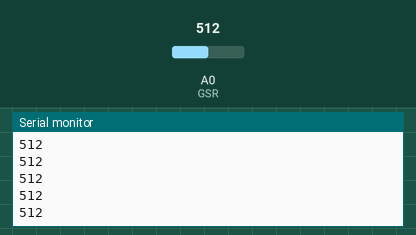
This sketch was run on a simulated Arduino Uno, built with avr-gcc and run on an emulated ATmega328P. On the bench: the last lines printed to the serial monitor. The inputs (shaded band) are chosen by the test bench; at power-on: A0 (GSR) = 512.

Above: at 1.2 s.
1.3 s: A0 (GSR) set to 716
At 2.3 s:
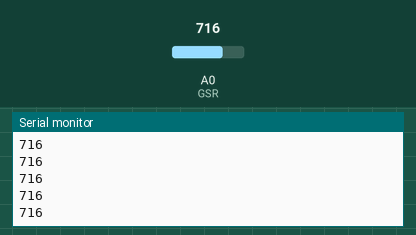
2.8 s: A0 (GSR) set to 900
At 3.7 s:
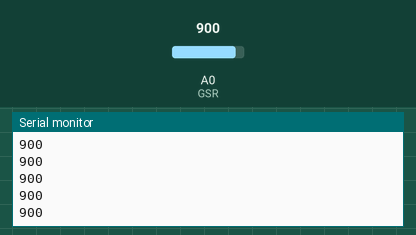
Timing chart, 0 to 5.8 s (numbered marks = the images above; inputs shaded):
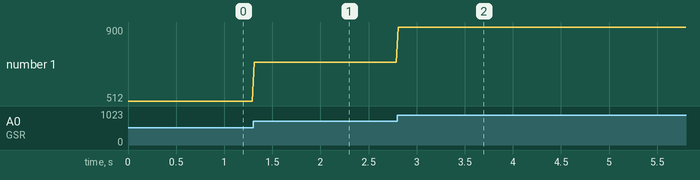

Measured:
- after the input at 1.3 s, the serial monitor: prints a new line at once (image 1)
- after the input at 2.8 s, the serial monitor: prints a new line at once (image 2)
- plotted number 1: 512 → 716 after the input at 1.3 s, 716 → 900 after the input at 2.8 s

The sketch:

GSR.ino
```cpp
#include<SoftwareSerial.h>
// Watch video here: https://www.youtube.com/watch?v=O5Ye5xJF44c

/*
GSR connection pins to Arduino microcontroller

Arduino           GSR

GND               GND
5V                VCC
A2                SIG

D13             RED LED

*/

/*
 GSR, standing for galvanic skin response, is a method of
 measuring the electrical conductance of the skin. Strong
 emotion can cause stimulus to your sympathetic nervous
 system, resulting more sweat being secreted by the sweat
 glands. Grove – GSR allows you to spot such strong emotions
 by simple attaching two electrodes to two fingers on one hand,
 an interesting gear to create emotion related projects, like
 sleep quality monitor. http://www.seeedstudio.com/wiki/Grove_-_GSR_Sensor
 */

const int GSR=A0;
int sensorValue;

void interruptSetup(){  // CHECK OUT THE Timer_Interrupt_Notes TAB FOR MORE ON INTERRUPTS
  // Initializes Timer2 to throw an interrupt every 2mS.
  TCCR2A = 0x02;     // DISABLE PWM ON DIGITAL PINS 3 AND 11, AND GO INTO CTC MODE
  TCCR2B = 0x06;     // DON'T FORCE COMPARE, 256 PRESCALER
  OCR2A = 0X7C;      // SET THE TOP OF THE COUNT TO 124 FOR 500Hz SAMPLE RATE
  TIMSK2 = 0x02;     // ENABLE INTERRUPT ON MATCH BETWEEN TIMER2 AND OCR2A
  sei();             // MAKE SURE GLOBAL INTERRUPTS ARE ENABLED
}

void setup(){
  Serial.begin(9600);
  interruptSetup();
}

ISR(TIMER2_COMPA_vect){                         // triggered when Timer2 counts to 124
  cli();                                      // disable interrupts while we do this
  sensorValue=analogRead(GSR);              // read the Pulse Sensor
}

void loop(){
  Serial.println(sensorValue);
  delay(20);
}
```
